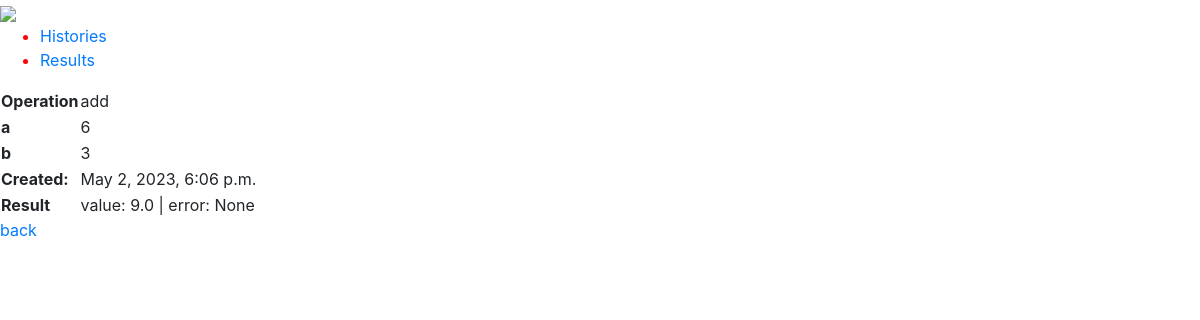
/maths/histories/9, run on the app's committed database.
### maths/models.py (models this page shows, shortened)
class Math(models.Model):
   operation = models.CharField(max_length=5, choices=OPERATION_CHOICES)
   a = models.IntegerField()
   b = models.IntegerField()
   created = models.DateTimeField(auto_now_add=True)
   result = models.ForeignKey(
       'maths.Result',
        on_delete=models.CASCADE,
        null=True,
        blank=True
    )
   class Meta:
       ordering = ["-id"]

class Result(models.Model):
    value = models.FloatField(blank=True, null=True, unique=True)
    error = models.CharField(
        max_length=255,
        null=True,
        blank=True,
        unique=True
    )
    def __str__(self):
        return f"value: {self.value} | error: {self.error}"

### maths/views.py (the view)
# urls.py: path('histories/<int:id>', math_details, name="details"),
def math_details(request, id):
   math = Math.objects.get(id=id)
   return render(
       request=request,
       template_name="maths/details.html",
       context={"math": math}
   )

### maths/templates/maths/details.html (shortened to what this page needs)
{% extends "maths/main.html" %}
{% block content %}
   <table>
       <tr>
           <th>Operation</th>
           <td>{{ math.operation }}</td>
       </tr>
       <tr>
           <th>a</th>
           <td>{{ math.a }}</td>
       </tr>
       <tr>
           <th>b</th>
           <td>{{ math.b }}</td>
       </tr>
       <tr>
           <th>Created:</th>
           <td>{{ math.created }}</td>
       </tr>
       <tr>
           <th>Result</th>
           <td>{{ math.result }}</td>
       </tr>
   </table>
   <a href="{% url "list" %}">back</a>
{% endblock %}

### data on the page
Math: operation "add", a "6", b "3", created "May 2, 2023, 6:06 p.m.", result "value: 9.0 | error: None"
